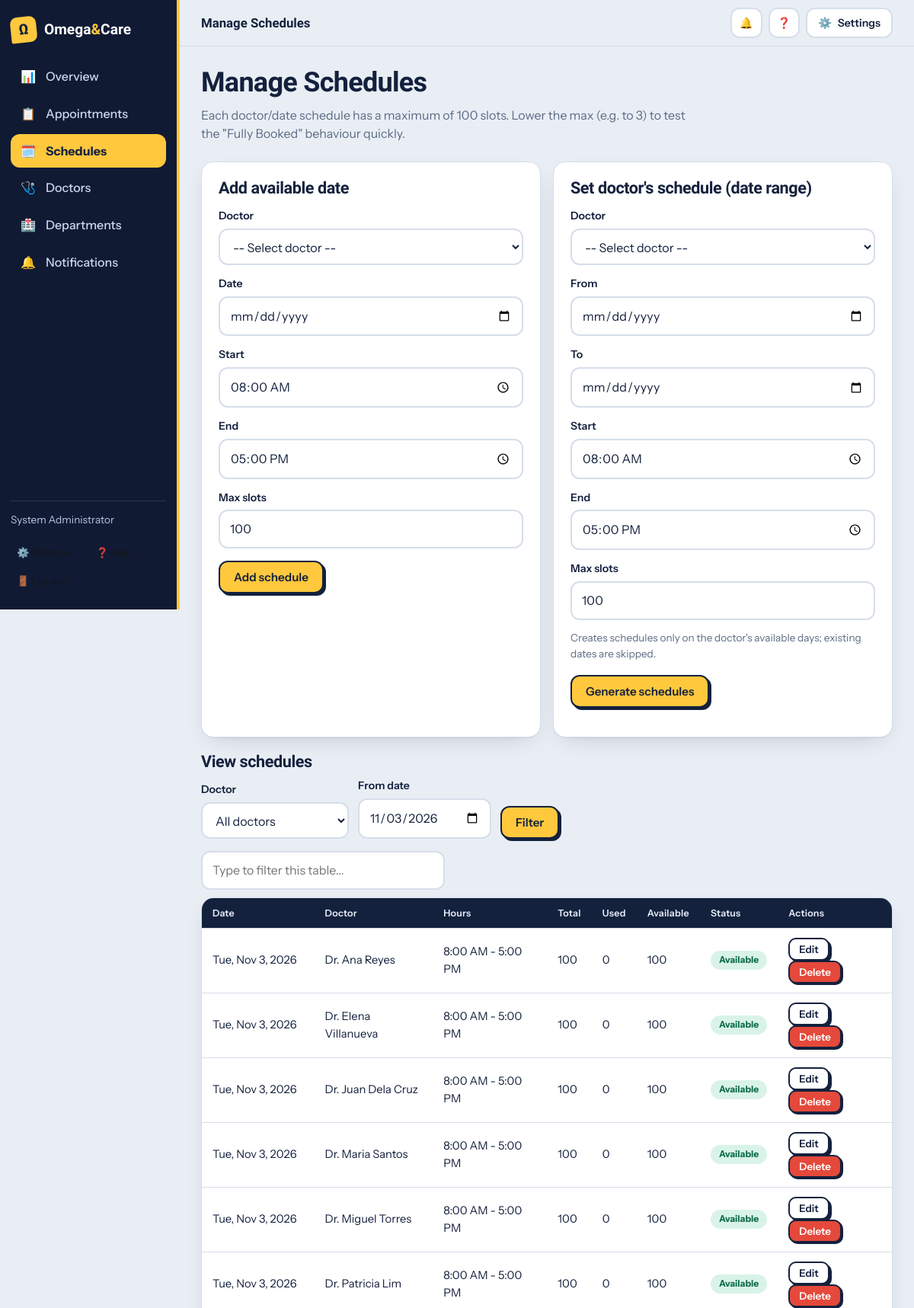
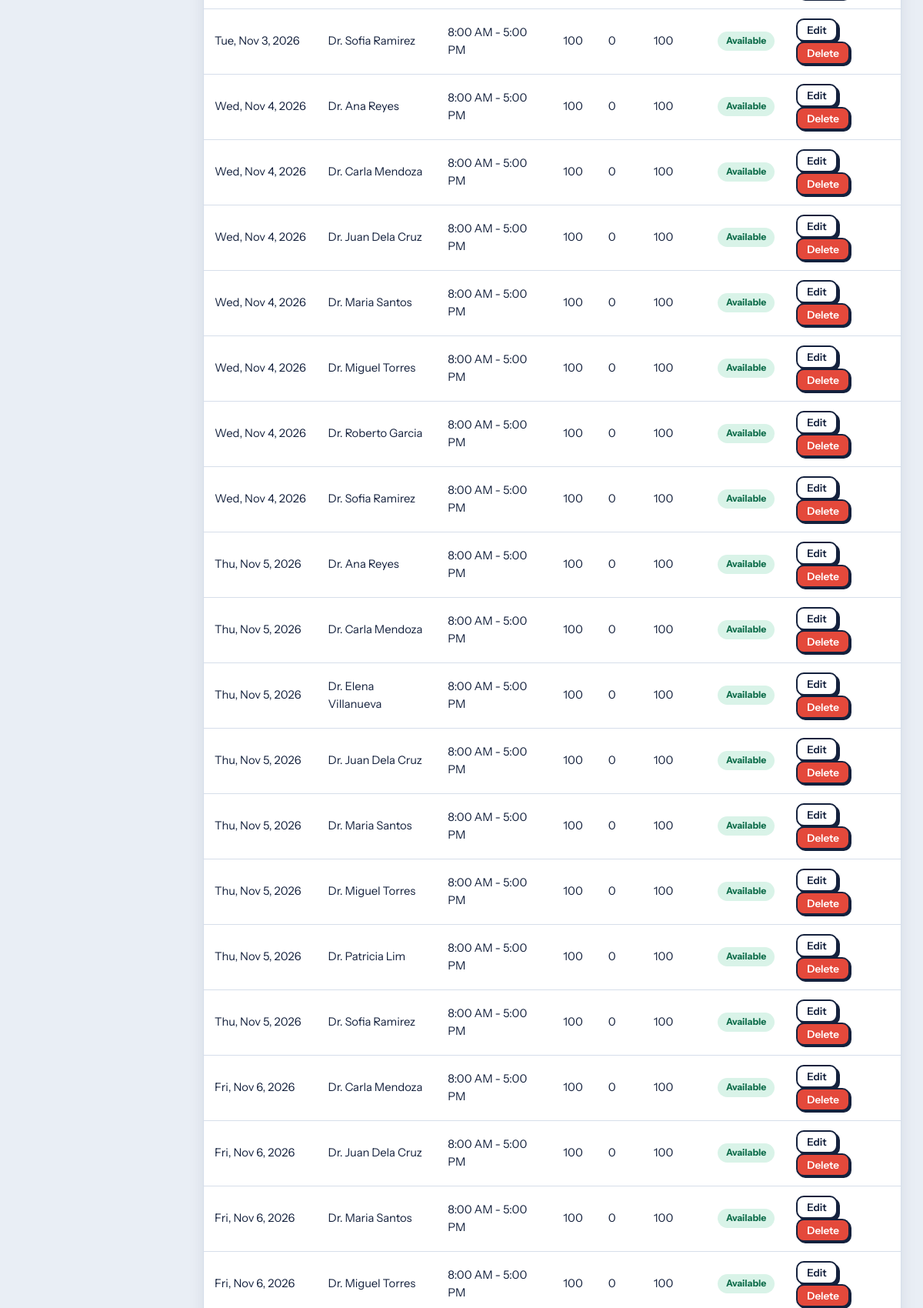
The page /admin/schedules.php (signed in, upper part) on the database its author committed (2 pictures, top to bottom).
### tables this page shows
CREATE TABLE `schedules` (
  `schedule_id`      INT UNSIGNED NOT NULL AUTO_INCREMENT,
  `doctor_id`        INT UNSIGNED NOT NULL,
  `appointment_date` DATE NOT NULL,
  `start_time`       TIME NOT NULL DEFAULT '08:00:00',
  `end_time`         TIME NOT NULL DEFAULT '17:00:00',
  `max_slots`        SMALLINT UNSIGNED NOT NULL DEFAULT 100,
  PRIMARY KEY (`schedule_id`),
  UNIQUE KEY `uq_schedule_doctor_date` (`doctor_id`,`appointment_date`),
  KEY `idx_schedule_date` (`appointment_date`),
  CONSTRAINT `fk_schedules_doctor` FOREIGN KEY (`doctor_id`)
    REFERENCES `doctors` (`doctor_id`) ON DELETE RESTRICT ON UPDATE CASCADE
);

CREATE TABLE `doctors` (
  `doctor_id`        INT UNSIGNED NOT NULL AUTO_INCREMENT,
  `department_id`    INT UNSIGNED NOT NULL,
  `doctor_name`      VARCHAR(100) NOT NULL,
  `specialization`   VARCHAR(100) NOT NULL,
  `license_no`       VARCHAR(30)  DEFAULT NULL,
  `experience_years` TINYINT UNSIGNED DEFAULT NULL,
  `clinic_room`      VARCHAR(30)  DEFAULT NULL,
  `consultation_fee` DECIMAL(10,2) DEFAULT NULL,
  `available_days`   VARCHAR(40)  NOT NULL DEFAULT 'Mon,Tue,Wed,Thu,Fri' COMMENT 'comma list: Mon,Tue,...',
  `status`           ENUM('Available','Inactive') NOT NULL DEFAULT 'Available',
  `username`         VARCHAR(30)  DEFAULT NULL COMMENT 'doctor login',
  `password`         VARCHAR(255) DEFAULT NULL COMMENT 'password_hash() output',
  PRIMARY KEY (`doctor_id`),
  UNIQUE KEY `uq_doctors_username` (`username`),
  KEY `idx_doctors_department` (`department_id`),
  CONSTRAINT `fk_doctors_department` FOREIGN KEY (`department_id`)
    REFERENCES `departments` (`department_id`) ON DELETE RESTRICT ON UPDATE CASCADE
);

### includes/functions.php (called while the page is built, shortened)
<?php
function e($v): string { return htmlspecialchars((string) $v, ENT_QUOTES, 'UTF-8'); }
function fmt_time(string $t): string { return date('g:i A', strtotime($t)); }
function availability_status(int $available, int $total): string {
    return 'Available';
}

### admin/schedules.php (the view, shortened to what this page needs)
<?php
require_once __DIR__ . '/../includes/functions.php';
$doctors = $pdo->query("SELECT doctor_id, doctor_name, available_days FROM doctors WHERE status = 'Available' ORDER BY doctor_name")->fetchAll();
$fDoc = (int) ($_GET['doctor'] ?? 0); $fFrom = $_GET['from'] ?? date('Y-m-d');
$sql = "SELECT s.*, d.doctor_name,
   (SELECT COUNT(*) FROM appointments a WHERE a.schedule_id = s.schedule_id AND a.status <> 'Cancelled') AS used
   FROM schedules s JOIN doctors d ON d.doctor_id = s.doctor_id WHERE s.appointment_date >= ?";
$args = [preg_match('/^\d{4}-\d{2}-\d{2}$/', $fFrom) ? $fFrom : date('Y-m-d')];
$st = $pdo->prepare($sql . ' ORDER BY s.appointment_date, d.doctor_name LIMIT 200');
$st->execute($args);
$rows = $st->fetchAll();
require __DIR__ . '/../includes/header.php';
function doctor_options(array $doctors, int $sel = 0): string {
    $h = '<option value="">-- Select doctor --</option>';
    foreach ($doctors as $d) $h .= '<option value="' . (int) $d['doctor_id'] . '"' . ($sel === (int) $d['doctor_id'] ? ' selected' : '') . '>' . e($d['doctor_name']) . ' (' . e(str_replace(',', ', ', $d['available_days'])) . ')</option>';
    return $h;
}
?>
<h1>Manage Schedules</h1>
<p class="lead">Each doctor/date schedule has a maximum of <?= MAX_SLOTS_PER_DAY ?> slots. Lower the max (e.g. to 3) to test the "Fully Booked" behaviour quickly.</p>
<div class="grid g2">
  <div class="card">
    <h2>Add available date</h2>
    <form method="post"><?= csrf_field() ?><input type="hidden" name="action" value="add">
      <label>Doctor</label><select name="doctor_id" required><?= doctor_options($doctors) ?></select>
      <label>Date</label><input type="date" name="appointment_date" required min="<?= date('Y-m-d') ?>">
      <div class="form-row">
        <div><label>Start</label><input type="time" name="start_time" value="08:00" required></div>
        <div><label>End</label><input type="time" name="end_time" value="17:00" required></div>
        <div><label>Max slots</label><input type="number" name="max_slots" min="1" max="<?= MAX_SLOTS_PER_DAY ?>" value="<?= MAX_SLOTS_PER_DAY ?>" required></div>
      </div>
      <p><button class="btn">Add schedule</button></p>
    </form>
  </div>
  <div class="card">
    <h2>Set doctor's schedule (date range)</h2>
    <form method="post"><?= csrf_field() ?><input type="hidden" name="action" value="bulk">
      <label>Doctor</label><select name="doctor_id" required><?= doctor_options($doctors) ?></select>
      <div class="form-row">
        <div><label>From</label><input type="date" name="from_date" required min="<?= date('Y-m-d') ?>"></div>
        <div><label>To</label><input type="date" name="to_date" required min="<?= date('Y-m-d') ?>"></div>
        <div><label>Start</label><input type="time" name="start_time" value="08:00" required></div>
        <div><label>End</label><input type="time" name="end_time" value="17:00" required></div>
        <div><label>Max slots</label><input type="number" name="max_slots" min="1" max="<?= MAX_SLOTS_PER_DAY ?>" value="<?= MAX_SLOTS_PER_DAY ?>" required></div>
      </div>
      <p class="hint">Creates schedules only on the doctor's available days; existing dates are skipped.</p>
      <p><button class="btn">Generate schedules</button></p>
    </form>
  </div>
</div>
<h2>View schedules</h2>
<form method="get" class="toolbar">
  <div><label>Doctor</label><select name="doctor"><option value="0">All doctors</option>
    <?php foreach ($doctors as $d): ?><option value="<?= (int) $d['doctor_id'] ?>" <?= $fDoc === (int) $d['doctor_id'] ? 'selected' : '' ?>><?= e($d['doctor_name']) ?></option><?php endforeach; ?></select></div>
  <div><label>From date</label><input type="date" name="from" value="<?= e($fFrom) ?>"></div>
  <div><button class="btn">Filter</button></div>
</form>
<div class="table-wrap"><table>
  <thead><tr><th>Date</th><th>Doctor</th><th>Hours</th><th>Total</th><th>Used</th><th>Available</th><th>Status</th><th>Actions</th></tr></thead>
  <tbody>
  <?php foreach ($rows as $r):
      $total = min(MAX_SLOTS_PER_DAY, (int) $r['max_slots']); $used = (int) $r['used']; $av = max(0, $total - $used);
      $stt = availability_status($av, $total); $cls = $stt === 'Available' ? 'ok' : ($stt === 'Almost Full' ? 'warn' : 'bad'); ?>
    <tr><td><?= e(date('D, M j, Y', strtotime($r['appointment_date']))) ?></td><td><?= e($r['doctor_name']) ?></td>
      <td><?= e(fmt_time($r['start_time'])) ?> - <?= e(fmt_time($r['end_time'])) ?></td>
      <td><?= $total ?></td><td><?= $used ?></td><td><?= $av ?></td>
      <td><span class="badge badge-<?= $cls ?>"><?= $stt === 'Fully Booked' ? 'FULLY BOOKED' : e($stt) ?></span></td>
      <td><a class="btn btn-sm btn-outline" href="?edit=<?= (int) $r['schedule_id'] ?>">Edit</a>
        <form method="post" class="inline-form" onsubmit="return confirm('Delete this schedule?')"><?= csrf_field() ?>
          <button class="btn btn-sm btn-danger" <?= $used ? 'disabled title="Has appointments"' : '' ?>>Delete</button></form></td></tr>
  <?php endforeach; ?>
  </tbody>
</table></div>
<?php require __DIR__ . '/../includes/footer.php'; ?>

### assets/css/style.css (style rules this page uses)
:root { --bg: #e9eef5; --surface: #fff; --ink: #14213d; --muted: #5c6b84; --line: #d6deea; --navy: #14213d; --navy2: #1d2f55; --ticket: #ffc83d; --ticket-d: #f2b312; --go: #13a06f; --warn: #f28c28; --bad: #e4493b; --info: #3b6fe0; --soft: #f3f6fb; --shadow: 0 1px 0 rgba(20, 33, 61, .05), 0 10px 30px -14px rgba(20, 33, 61, .25); --r: 16px; --display: "Bricolage Grotesque", "Trebuchet MS", system-ui, sans-serif; --body: "Instrument Sans", system-ui, -apple-system, "Segoe UI", sans-serif }
* { box-sizing: border-box }
html { scroll-behavior: smooth }
body { margin: 0; font-family: var(--body); background: var(--bg); color: var(--ink); line-height: 1.55; min-height: 100vh; display: flex; flex-direction: column }
a { color: var(--info); text-decoration: none }
h1, h2, h3 { font-family: var(--display); letter-spacing: -.02em; line-height: 1.1; margin: 0 0 10px }
h1 { font-size: clamp(1.8rem, 3vw, 2.5rem); font-weight: 800 }
h2 { font-size: 1.35rem; font-weight: 700 }
.lead { color: var(--muted); margin: 0 0 24px; max-width: 62ch }
.hint { color: var(--muted); font-size: .85rem }
.card { background: var(--surface); border: 1px solid var(--line); border-radius: var(--r); padding: 22px; box-shadow: var(--shadow); margin-bottom: 20px }
.grid { display: grid; gap: 16px }
.g2 { grid-template-columns: repeat(auto-fit, minmax(280px, 1fr)) }
.btn { display: inline-flex; align-items: center; gap: 6px; background: var(--ticket); color: var(--navy); border: 2px solid var(--navy); border-radius: 12px; padding: 10px 18px; font: 600 .95rem var(--body); cursor: pointer; text-decoration: none; box-shadow: 3px 3px 0 var(--navy); transition: transform .1s, box-shadow .1s }
.btn-sm { padding: 5px 12px; font-size: .84rem; border-radius: 10px; box-shadow: 2px 2px 0 var(--navy) }
.btn-outline { background: var(--surface); color: var(--ink); border-color: var(--ink); box-shadow: 3px 3px 0 var(--ink) }
.btn-danger { background: var(--bad); color: #fff }
label { display: block; font-weight: 600; font-size: .88rem; margin: 14px 0 5px }
input, select, textarea { width: 100%; padding: 11px 13px; border: 2px solid var(--line); border-radius: 12px; font: inherit; background: var(--surface); color: var(--ink); transition: border-color .15s, box-shadow .15s }
.form-row { display: grid; grid-template-columns: repeat(auto-fit, minmax(220px, 1fr)); gap: 0 16px }
.inline-form { display: inline-block; margin: 0 }
.table-wrap { overflow-x: auto; background: var(--surface); border: 1px solid var(--line); border-radius: var(--r); margin-bottom: 20px; box-shadow: var(--shadow) }
table { width: 100%; border-collapse: collapse; font-size: .92rem }
th, td { padding: 12px 14px; text-align: left; border-bottom: 1px solid var(--line); vertical-align: middle }
th { background: var(--navy); color: #e8eefb; font: 600 .78rem var(--body); letter-spacing: .02em; white-space: nowrap }
tbody tr { transition: background .12s }
.badge { display: inline-block; padding: 3px 11px; border-radius: 999px; font-size: .76rem; font-weight: 700; white-space: nowrap }
.badge-ok { background: #d9f3e8; color: #0d6c4a }
.toolbar { display: flex; gap: 12px; flex-wrap: wrap; align-items: end; margin-bottom: 16px }
.toolbar>div { min-width: 150px }
.toolbar label { margin-top: 0 }

### rows shown on the page
schedules: appointment_date "Tue, Nov 3, 2026", doctor.doctor_name "Dr. Ana Reyes", start_time "8:00 AM", end_time "5:00 PM", used "0", max_slots "100", stt "Available"
schedules: appointment_date "Tue, Nov 3, 2026", doctor.doctor_name "Dr. Elena Villanueva", start_time "8:00 AM", end_time "5:00 PM", used "0", max_slots "100", stt "Available"
schedules: appointment_date "Tue, Nov 3, 2026", doctor.doctor_name "Dr. Juan Dela Cruz", start_time "8:00 AM", end_time "5:00 PM", used "0", max_slots "100", stt "Available"
schedules: appointment_date "Tue, Nov 3, 2026", doctor.doctor_name "Dr. Maria Santos", start_time "8:00 AM", end_time "5:00 PM", used "0", max_slots "100", stt "Available"
schedules: appointment_date "Tue, Nov 3, 2026", doctor.doctor_name "Dr. Miguel Torres", start_time "8:00 AM", end_time "5:00 PM", used "0", max_slots "100", stt "Available"
schedules: appointment_date "Tue, Nov 3, 2026", doctor.doctor_name "Dr. Patricia Lim", start_time "8:00 AM", end_time "5:00 PM", used "0", max_slots "100", stt "Available"
schedules: appointment_date "Tue, Nov 3, 2026", doctor.doctor_name "Dr. Sofia Ramirez", start_time "8:00 AM", end_time "5:00 PM", used "0", max_slots "100", stt "Available"
schedules: appointment_date "Wed, Nov 4, 2026", doctor.doctor_name "Dr. Ana Reyes", start_time "8:00 AM", end_time "5:00 PM", used "0", max_slots "100", stt "Available"
schedules: appointment_date "Wed, Nov 4, 2026", doctor.doctor_name "Dr. Carla Mendoza", start_time "8:00 AM", end_time "5:00 PM", used "0", max_slots "100", stt "Available"
schedules: appointment_date "Wed, Nov 4, 2026", doctor.doctor_name "Dr. Juan Dela Cruz", start_time "8:00 AM", end_time "5:00 PM", used "0", max_slots "100", stt "Available"
schedules: appointment_date "Wed, Nov 4, 2026", doctor.doctor_name "Dr. Maria Santos", start_time "8:00 AM", end_time "5:00 PM", used "0", max_slots "100", stt "Available"
schedules: appointment_date "Wed, Nov 4, 2026", doctor.doctor_name "Dr. Miguel Torres", start_time "8:00 AM", end_time "5:00 PM", used "0", max_slots "100", stt "Available"
schedules: appointment_date "Wed, Nov 4, 2026", doctor.doctor_name "Dr. Roberto Garcia", start_time "8:00 AM", end_time "5:00 PM", used "0", max_slots "100", stt "Available"
schedules: appointment_date "Wed, Nov 4, 2026", doctor.doctor_name "Dr. Sofia Ramirez", start_time "8:00 AM", end_time "5:00 PM", used "0", max_slots "100", stt "Available"
schedules: appointment_date "Thu, Nov 5, 2026", doctor.doctor_name "Dr. Ana Reyes", start_time "8:00 AM", end_time "5:00 PM", used "0", max_slots "100", stt "Available"
schedules: appointment_date "Thu, Nov 5, 2026", doctor.doctor_name "Dr. Carla Mendoza", start_time "8:00 AM", end_time "5:00 PM", used "0", max_slots "100", stt "Available"
schedules: appointment_date "Thu, Nov 5, 2026", doctor.doctor_name "Dr. Elena Villanueva", start_time "8:00 AM", end_time "5:00 PM", used "0", max_slots "100", stt "Available"
schedules: appointment_date "Thu, Nov 5, 2026", doctor.doctor_name "Dr. Juan Dela Cruz", start_time "8:00 AM", end_time "5:00 PM", used "0", max_slots "100", stt "Available"
schedules: appointment_date "Thu, Nov 5, 2026", doctor.doctor_name "Dr. Maria Santos", start_time "8:00 AM", end_time "5:00 PM", used "0", max_slots "100", stt "Available"
schedules: appointment_date "Thu, Nov 5, 2026", doctor.doctor_name "Dr. Miguel Torres", start_time "8:00 AM", end_time "5:00 PM", used "0", max_slots "100", stt "Available"
schedules: appointment_date "Thu, Nov 5, 2026", doctor.doctor_name "Dr. Patricia Lim", start_time "8:00 AM", end_time "5:00 PM", used "0", max_slots "100", stt "Available"
schedules: appointment_date "Thu, Nov 5, 2026", doctor.doctor_name "Dr. Sofia Ramirez", start_time "8:00 AM", end_time "5:00 PM", used "0", max_slots "100", stt "Available"
schedules: appointment_date "Fri, Nov 6, 2026", doctor.doctor_name "Dr. Carla Mendoza", start_time "8:00 AM", end_time "5:00 PM", used "0", max_slots "100", stt "Available"
schedules: appointment_date "Fri, Nov 6, 2026", doctor.doctor_name "Dr. Juan Dela Cruz", start_time "8:00 AM", end_time "5:00 PM", used "0", max_slots "100", stt "Available"
schedules: appointment_date "Fri, Nov 6, 2026", doctor.doctor_name "Dr. Maria Santos", start_time "8:00 AM", end_time "5:00 PM", used "0", max_slots "100", stt "Available"
schedules: appointment_date "Fri, Nov 6, 2026", doctor.doctor_name "Dr. Miguel Torres", start_time "8:00 AM", end_time "5:00 PM", used "0", max_slots "100", stt "Available"

### other values the page prints
$icon "📊 📋 🗓️ 🩺 🏥 🔔"
$label "Overview Appointments Schedules Doctors Departments Notifications"
$who "System Administrator"
$pageTitle "Manage Schedules"
MAX_SLOTS_PER_DAY "100"
